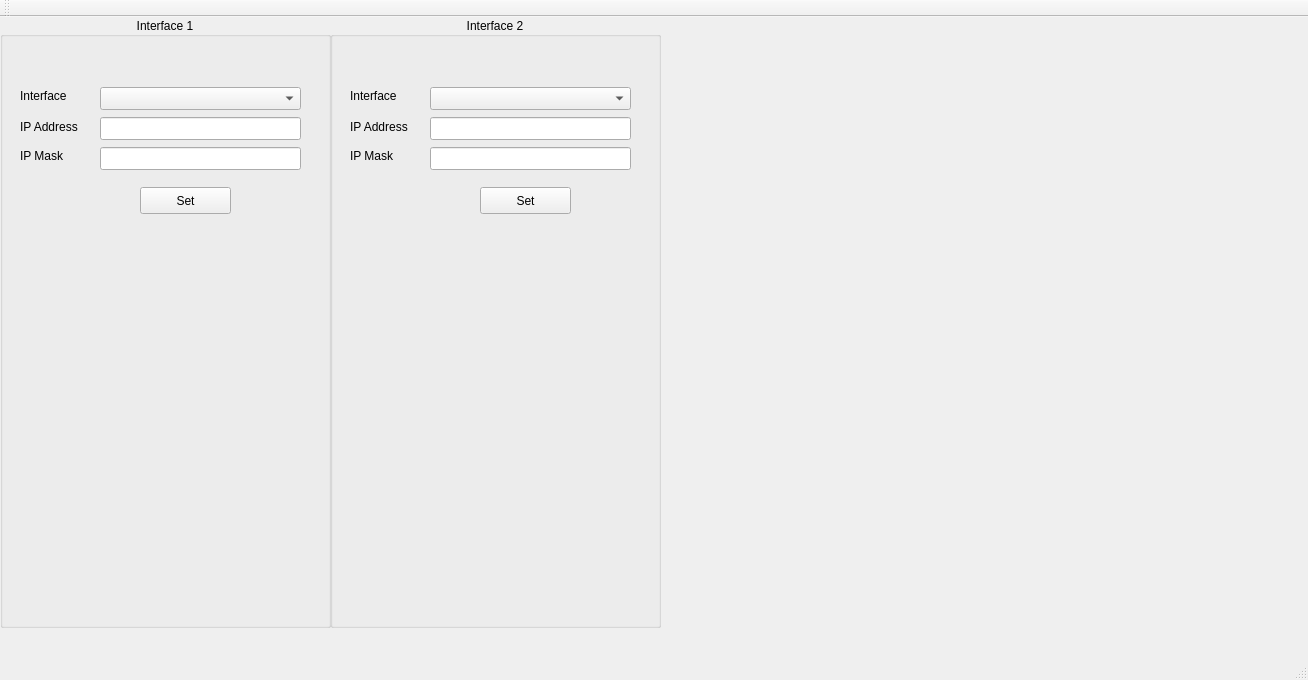
<?xml version="1.0" encoding="UTF-8"?>
<ui version="4.0">
    <class>Gui</class>
    <widget class="QMainWindow" name="Gui">
        <property name="geometry">
            <rect>
                <x>0</x>
                <y>0</y>
                <width>1308</width>
                <height>680</height>
            </rect>
        </property>
        <property name="windowTitle">
            <string>Gui</string>
        </property>
        <widget class="QWidget" name="centralWidget">
            <widget class="QGroupBox" name="groupBox">
                <property name="geometry">
                    <rect>
                        <x>0</x>
                        <y>0</y>
                        <width>331</width>
                        <height>611</height>
                    </rect>
                </property>
                <property name="title">
                    <string>Interface 1</string>
                </property>
                <property name="alignment">
                    <set>Qt::AlignCenter</set>
                </property>
                <widget class="QComboBox" name="comboBox">
                    <property name="geometry">
                        <rect>
                            <x>100</x>
                            <y>70</y>
                            <width>201</width>
                            <height>23</height>
                        </rect>
                    </property>
                </widget>
                <widget class="QLineEdit" name="lineEdit">
                    <property name="geometry">
                        <rect>
                            <x>100</x>
                            <y>100</y>
                            <width>201</width>
                            <height>23</height>
                        </rect>
                    </property>
                </widget>
                <widget class="QLineEdit" name="lineEdit_2">
                    <property name="geometry">
                        <rect>
                            <x>100</x>
                            <y>130</y>
                            <width>201</width>
                            <height>23</height>
                        </rect>
                    </property>
                </widget>
                <widget class="QLabel" name="label">
                    <property name="geometry">
                        <rect>
                            <x>20</x>
                            <y>70</y>
                            <width>67</width>
                            <height>17</height>
                        </rect>
                    </property>
                    <property name="text">
                        <string>Interface</string>
                    </property>
                </widget>
                <widget class="QLabel" name="label_2">
                    <property name="geometry">
                        <rect>
                            <x>20</x>
                            <y>100</y>
                            <width>71</width>
                            <height>20</height>
                        </rect>
                    </property>
                    <property name="text">
                        <string>IP Address</string>
                    </property>
                </widget>
                <widget class="QLabel" name="label_3">
                    <property name="geometry">
                        <rect>
                            <x>20</x>
                            <y>130</y>
                            <width>67</width>
                            <height>17</height>
                        </rect>
                    </property>
                    <property name="text">
                        <string>IP Mask</string>
                    </property>
                </widget>
                <widget class="QPushButton" name="pushButton">
                    <property name="geometry">
                        <rect>
                            <x>140</x>
                            <y>170</y>
                            <width>91</width>
                            <height>27</height>
                        </rect>
                    </property>
                    <property name="text">
                        <string>Set</string>
                    </property>
                </widget>
            </widget>
            <widget class="QGroupBox" name="groupBox_2">
                <property name="geometry">
                    <rect>
                        <x>330</x>
                        <y>0</y>
                        <width>331</width>
                        <height>611</height>
                    </rect>
                </property>
                <property name="title">
                    <string>Interface 2</string>
                </property>
                <property name="alignment">
                    <set>Qt::AlignCenter</set>
                </property>
                <widget class="QComboBox" name="comboBox_2">
                    <property name="geometry">
                        <rect>
                            <x>100</x>
                            <y>70</y>
                            <width>201</width>
                            <height>23</height>
                        </rect>
                    </property>
                </widget>
                <widget class="QLineEdit" name="lineEdit_3">
                    <property name="geometry">
                        <rect>
                            <x>100</x>
                            <y>100</y>
                            <width>201</width>
                            <height>23</height>
                        </rect>
                    </property>
                </widget>
                <widget class="QLineEdit" name="lineEdit_4">
                    <property name="geometry">
                        <rect>
                            <x>100</x>
                            <y>130</y>
                            <width>201</width>
                            <height>23</height>
                        </rect>
                    </property>
                </widget>
                <widget class="QLabel" name="label_4">
                    <property name="geometry">
                        <rect>
                            <x>20</x>
                            <y>70</y>
                            <width>67</width>
                            <height>17</height>
                        </rect>
                    </property>
                    <property name="text">
                        <string>Interface</string>
                    </property>
                </widget>
                <widget class="QLabel" name="label_5">
                    <property name="geometry">
                        <rect>
                            <x>20</x>
                            <y>100</y>
                            <width>71</width>
                            <height>20</height>
                        </rect>
                    </property>
                    <property name="text">
                        <string>IP Address</string>
                    </property>
                </widget>
                <widget class="QLabel" name="label_6">
                    <property name="geometry">
                        <rect>
                            <x>20</x>
                            <y>130</y>
                            <width>67</width>
                            <height>17</height>
                        </rect>
                    </property>
                    <property name="text">
                        <string>IP Mask</string>
                    </property>
                </widget>
                <widget class="QPushButton" name="pushButton_2">
                    <property name="geometry">
                        <rect>
                            <x>150</x>
                            <y>170</y>
                            <width>91</width>
                            <height>27</height>
                        </rect>
                    </property>
                    <property name="text">
                        <string>Set</string>
                    </property>
                </widget>
            </widget>
        </widget>
        <widget class="QMenuBar" name="menuBar">
            <property name="geometry">
                <rect>
                    <x>0</x>
                    <y>0</y>
                    <width>1308</width>
                    <height>27</height>
                </rect>
            </property>
        </widget>
        <widget class="QToolBar" name="mainToolBar">
            <attribute name="toolBarArea">
                <enum>TopToolBarArea</enum>
            </attribute>
            <attribute name="toolBarBreak">
                <bool>false</bool>
            </attribute>
        </widget>
        <widget class="QStatusBar" name="statusBar"/>
    </widget>
    <layoutdefault spacing="6" margin="11"/>
    <resources/>
    <connections/>
</ui>
